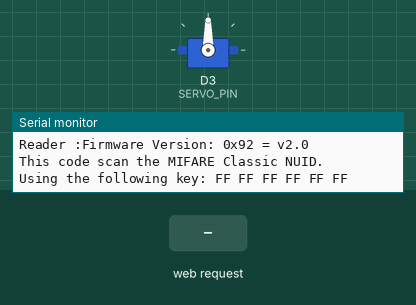
This sketch was run on a simulated ESP8266 (NodeMCU). Shown: servo, the last lines printed to the serial monitor. The test bench sets the inputs (shaded band). WiFi joins after 1.5 s; servers stay silent unless stated.

Above: at 3.3 s.
3.4 s: HTTP request GET /test?message=1 received
At 4.9 s:
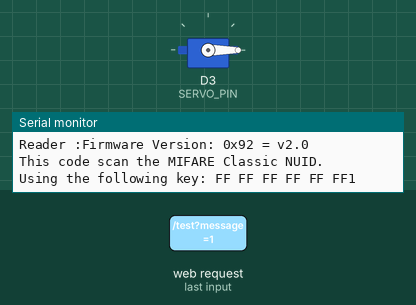
7.4 s: HTTP request GET /test received
At 8.3 s:
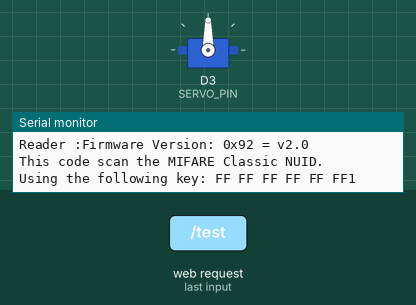
Timing chart, 0 to 10.4 s (numbered marks = the images above; inputs shaded):
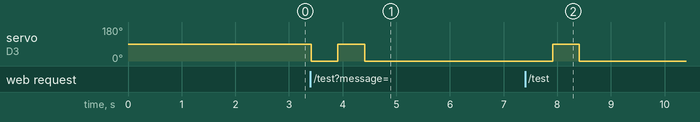

Measured:
- after the input at 3.4 s, servo on D3 (SERVO_PIN): 90° → 0° at once, → 90° 0.50 s later, → 0° 0.50 s later
- after the input at 7.4 s, servo on D3 (SERVO_PIN): 0° → 90° after 0.51 s, → 0° 0.50 s later

The sketch:

rfid_wifi.ino
```cpp
#include <ESP8266WiFi.h>
#include <WiFiClient.h>
#include <ESP8266WebServer.h>
const char* ssid     = "Pixel_6990";
const char* password = "asunaasuna";
ESP8266WebServer server(80);


#include <SPI.h>
#include <MFRC522.h>
#define SS_PIN D8
#define RST_PIN D0
MFRC522 rfid(SS_PIN, RST_PIN); // Instance of the class
MFRC522::MIFARE_Key key;
byte nuidPICC[4];
byte empty_byte;


#include <Servo.h>
#define SERVO_PIN D3
Servo myservo;


String rfid_message = "";

void send_id() {
  if(rfid_message!=""){
    Serial.println(rfid_message);
  }
  server.send(200, "text/plain", rfid_message);
  String message = server.arg("message");
  if(message != "False"){
    Serial.println(message);
    unlock_servo();
  }
  rfid_message="";
}

void unlock_servo(){
  myservo.write(0);  //旋轉到0度，就是一般所說的歸零
  delay(500);
  myservo.write(90); //旋轉到90度
  delay(500);
  myservo.write(0);  //旋轉到0度，就是一般所說的歸零
}


void setup() {
  myservo.attach(SERVO_PIN);

  Serial.begin(9600);
  WiFi.begin(ssid, password);
  while (WiFi.status() != WL_CONNECTED) {
    delay(1000);
    Serial.println("Connecting to WiFi...");
  }
  Serial.println("Connected to WiFi");
  Serial.println(WiFi.localIP());

  SPI.begin(); // Init SPI bus
  rfid.PCD_Init(); // Init MFRC522
  Serial.println();
  Serial.print(F("Reader :"));
  rfid.PCD_DumpVersionToSerial();

  for (byte i = 0; i < 6; i++) {
      key.keyByte[i] = 0xFF;
  }
  Serial.println();
  Serial.println(F("This code scan the MIFARE Classic NUID."));
  Serial.print(F("Using the following key:"));
  printHex(key.keyByte, MFRC522::MF_KEY_SIZE);

  server.on("/test", send_id);
  server.begin();
}

void loop() {
  server.handleClient();
  // Reset the loop if no new card present on the sensor/reader. This saves the entire process when idle.
  if ( ! rfid.PICC_IsNewCardPresent())
      return;

  // Verify if the NUID has been readed
  if ( ! rfid.PICC_ReadCardSerial())
      return;
  Serial.print(F("PICC type: "));
  MFRC522::PICC_Type piccType = rfid.PICC_GetType(rfid.uid.sak);
  Serial.println(rfid.PICC_GetTypeName(piccType));

  // Check is the PICC of Classic MIFARE type
  if (piccType != MFRC522::PICC_TYPE_MIFARE_MINI &&
          piccType != MFRC522::PICC_TYPE_MIFARE_1K &&
          piccType != MFRC522::PICC_TYPE_MIFARE_4K) {
      Serial.println(F("Your tag is not of type MIFARE Classic."));
      return;
  }
  if (rfid.uid.uidByte[0] != nuidPICC[0] ||
          rfid.uid.uidByte[1] != nuidPICC[1] ||
          rfid.uid.uidByte[2] != nuidPICC[2] ||
          rfid.uid.uidByte[3] != nuidPICC[3] ) {
      Serial.println(F("A new card has been detected."));

      // Store NUID into nuidPICC array
      for (byte i = 0; i < 4; i++) {
          nuidPICC[i] = rfid.uid.uidByte[i];
      }
      for (byte i = 0; i < 4; i++) {
        rfid_message += String(nuidPICC[i], HEX);
      }
      Serial.println(F("The NUID tag is:"));
      Serial.print(F("In hex: "));
      printHex(rfid.uid.uidByte, rfid.uid.size);
      Serial.println();
      Serial.print(F("In dec: "));
      printDec(rfid.uid.uidByte, rfid.uid.size);
      Serial.println();
  }
  else {
    Serial.println(F("Card read previously."));
    memset(nuidPICC, empty_byte, sizeof nuidPICC);
    Serial.println("reset");
  }

  // Halt PICC
  rfid.PICC_HaltA();

  // Stop encryption on PCD
  rfid.PCD_StopCrypto1();

}


void printHex(byte *buffer, byte bufferSize) {
  for (byte i = 0; i < bufferSize; i++) {
      Serial.print(buffer[i] < 0x10 ? " 0" : " ");
      Serial.print(buffer[i], HEX);
  }
}

/**
    Helper routine to dump a byte array as dec values to Serial.
*/
void printDec(byte *buffer, byte bufferSize) {
  for (byte i = 0; i < bufferSize; i++) {
      Serial.print(buffer[i] < 0x10 ? " 0" : " ");
      Serial.print(buffer[i], DEC);
  }
}
```
